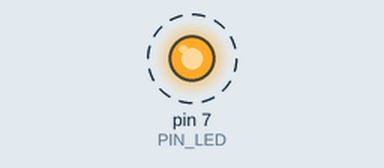
Bench run of a sketch on a simulated Arduino Uno, built with avr-gcc and run on an emulated ATmega328P. On the bench: output pins drawn as LEDs (lit = HIGH). Dashed ring = blinking. At 2.0 s the program stops and its outputs stay as they are.

Above: at 1.05 s.
Timing chart, 0 to 3.5 s (numbered marks = the images above):
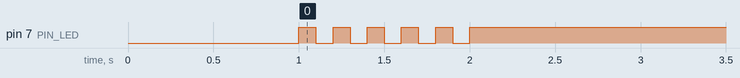

Measured:
- by itself, pin 7 (PIN_LED): alternates HIGH for 0.10 s and LOW for 0.10 s, 11 changes in all, then stays HIGH

The sketch:

05_practice_2.ino
```cpp
#define PIN_LED 7
void setup() {
  // put your setup code here, to run once:
  pinMode(PIN_LED, OUTPUT);
digitalWrite(PIN_LED, 0);
delay(1000);

}

void loop() {
  // put your main code here, to run repeatedly:
int i = 1;
while(i<=5) {
 digitalWrite(PIN_LED, 1);
 delay(100);
 digitalWrite(PIN_LED, 0);
 delay(100);
 i++;
}
  while(1) {
    digitalWrite(PIN_LED, 1);

  }
}
```
